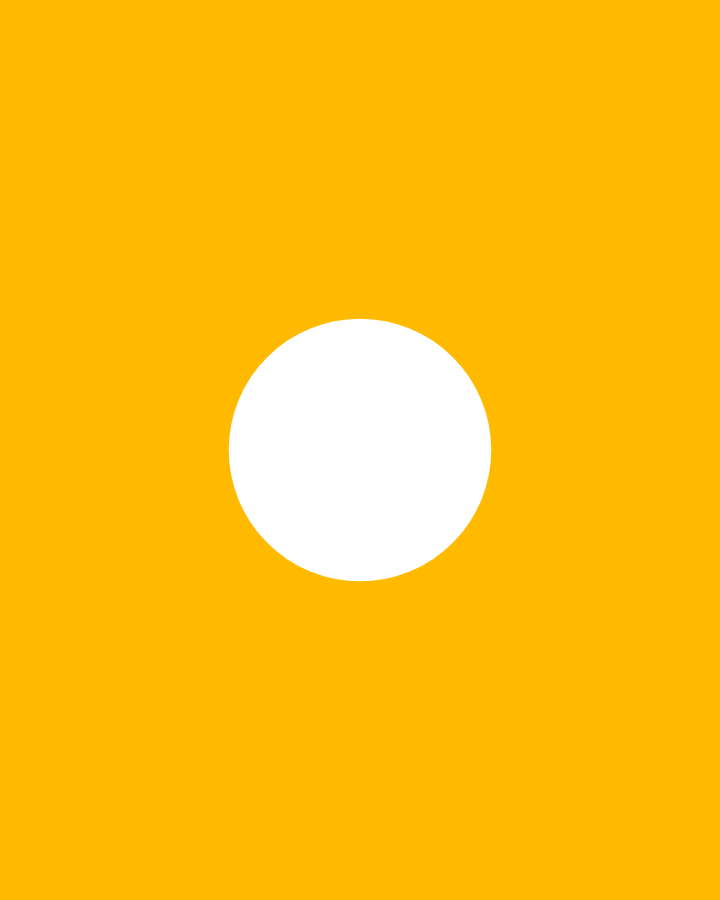
Frame 1 (no input)
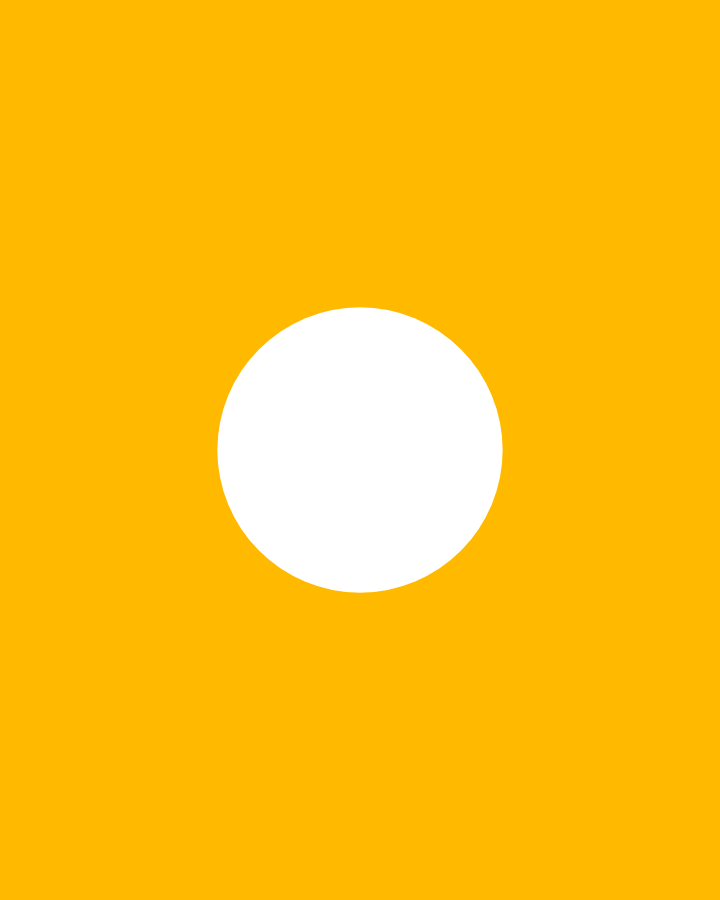
Frame 60 (no input)
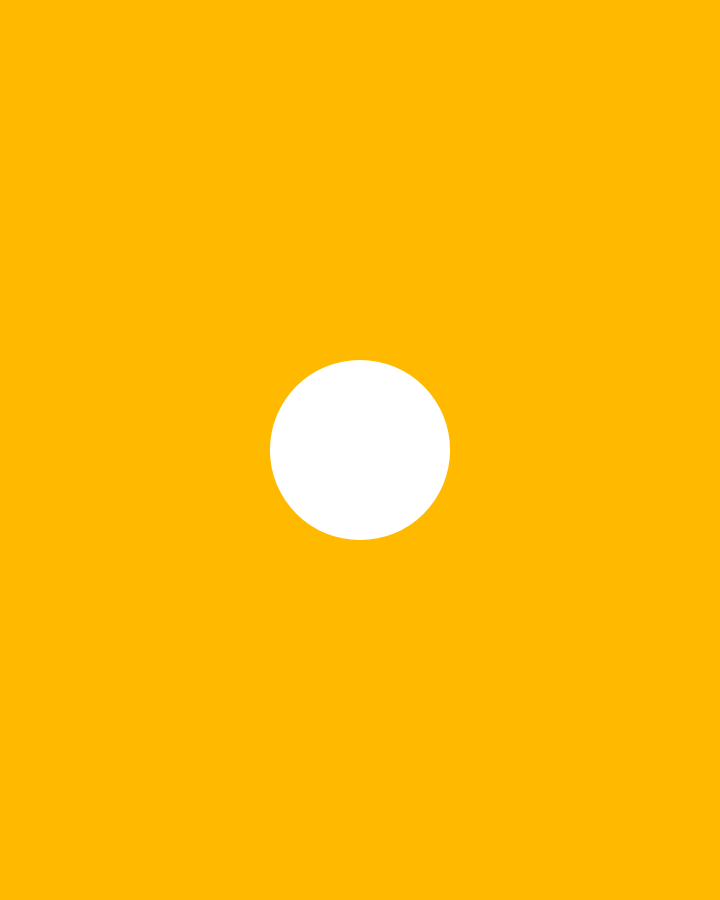
Frame 120 (the mouse pressed at the canvas centre since frame 60)

The p5.js sketch that drew these frames (run headless with seeded random() and noise() and a simulated clock; from frame 60 on, the mouse is pressed at the canvas centre):

// p5.js sketch
// ── sketch.js
/* - - Variables - - */
let speed = 0.05;

/* - - Setup - - */
function setup() {
  /* insta 4/5 */
  createCanvas(720, 900);

  // initial styling
  noStroke();
}

/* - - Draw - - */
function draw() {
  background("#FFBA00");

  fill(255);
  ellipse(width / 2, height / 2, map(sin(frameCount * speed), -1, 1, 0, 500));
}
